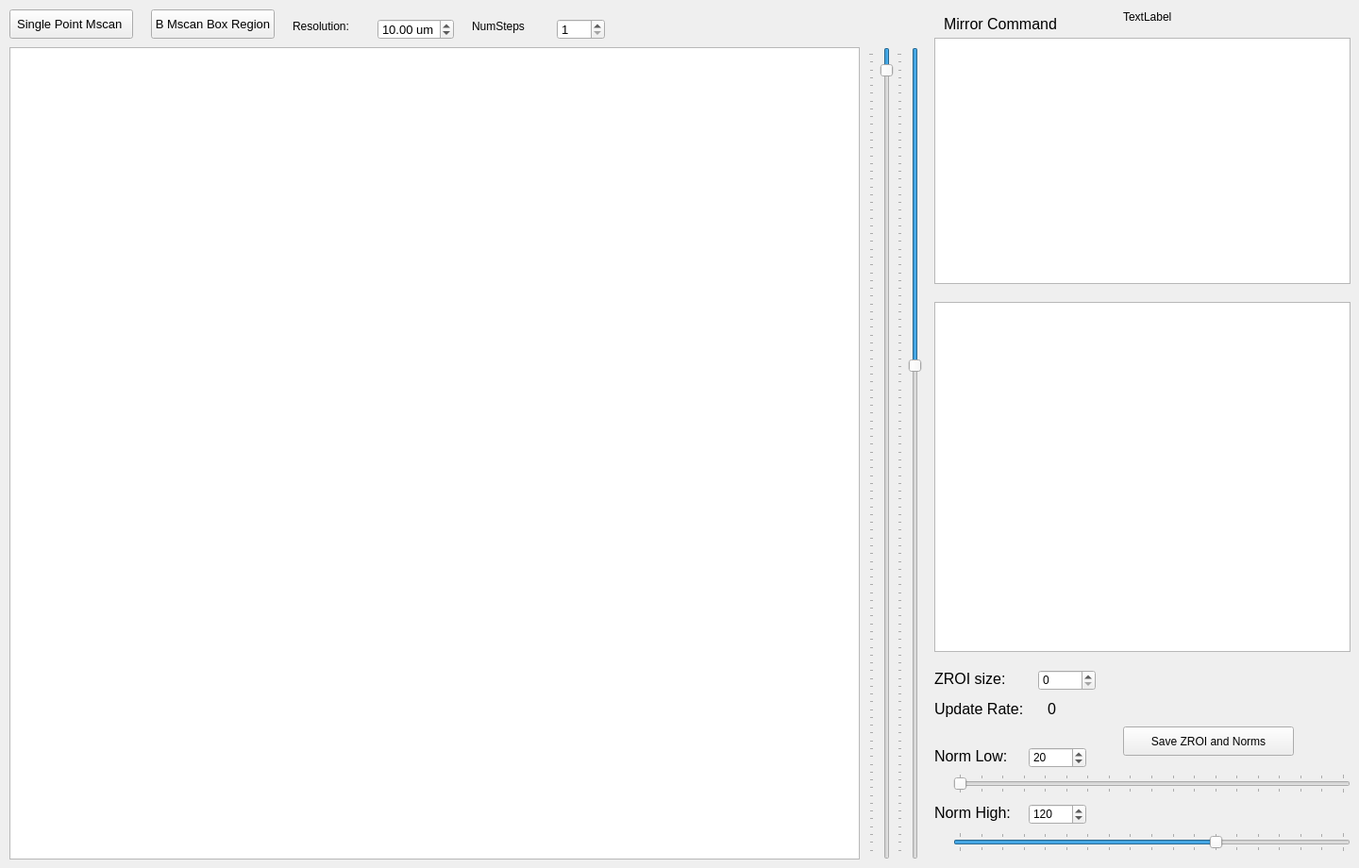
        <widget class="QWidget" name="bscan_tab">
         <attribute name="title">
          <string>Bscan</string>
         </attribute>
         <widget class="ImageView" name="imgView">
          <property name="geometry">
           <rect>
            <x>990</x>
            <y>320</y>
            <width>441</width>
            <height>371</height>
           </rect>
          </property>
         </widget>
         <widget class="QSlider" name="roiBeginSlider">
          <property name="geometry">
           <rect>
            <x>920</x>
            <y>50</y>
            <width>31</width>
            <height>861</height>
           </rect>
          </property>
          <property name="autoFillBackground">
           <bool>false</bool>
          </property>
          <property name="maximum">
           <number>1023</number>
          </property>
          <property name="value">
           <number>20</number>
          </property>
          <property name="orientation">
           <enum>Qt::Vertical</enum>
          </property>
          <property name="invertedAppearance">
           <bool>true</bool>
          </property>
          <property name="invertedControls">
           <bool>false</bool>
          </property>
          <property name="tickPosition">
           <enum>QSlider::TicksAbove</enum>
          </property>
          <property name="tickInterval">
           <number>10</number>
          </property>
         </widget>
         <widget class="QSlider" name="roiEndSlider">
          <property name="geometry">
           <rect>
            <x>950</x>
            <y>50</y>
            <width>31</width>
            <height>861</height>
           </rect>
          </property>
          <property name="autoFillBackground">
           <bool>false</bool>
          </property>
          <property name="maximum">
           <number>1023</number>
          </property>
          <property name="value">
           <number>399</number>
          </property>
          <property name="sliderPosition">
           <number>399</number>
          </property>
          <property name="orientation">
           <enum>Qt::Vertical</enum>
          </property>
          <property name="invertedAppearance">
           <bool>true</bool>
          </property>
          <property name="invertedControls">
           <bool>false</bool>
          </property>
          <property name="tickPosition">
           <enum>QSlider::TicksAbove</enum>
          </property>
          <property name="tickInterval">
           <number>10</number>
          </property>
         </widget>
         <widget class="QLabel" name="label_10">
          <property name="geometry">
           <rect>
            <x>1000</x>
            <y>10</y>
            <width>161</width>
            <height>31</height>
           </rect>
          </property>
          <property name="font">
           <font>
            <pointsize>12</pointsize>
           </font>
          </property>
          <property name="text">
           <string>Mirror Command</string>
          </property>
         </widget>
         <widget class="PlotWidget" name="plot_mirrorCmd">
          <property name="geometry">
           <rect>
            <x>990</x>
            <y>40</y>
            <width>441</width>
            <height>261</height>
           </rect>
          </property>
          <property name="backgroundBrush">
           <brush brushstyle="NoBrush">
            <color alpha="255">
             <red>255</red>
             <green>255</green>
             <blue>255</blue>
            </color>
           </brush>
          </property>
         </widget>
         <widget class="QLabel" name="updateRate_label">
          <property name="geometry">
           <rect>
            <x>1110</x>
            <y>742</y>
            <width>51</width>
            <height>19</height>
           </rect>
          </property>
          <property name="font">
           <font>
            <pointsize>12</pointsize>
           </font>
          </property>
          <property name="text">
           <string>0</string>
          </property>
         </widget>
         <widget class="QLabel" name="label_8">
          <property name="geometry">
           <rect>
            <x>990</x>
            <y>742</y>
            <width>107</width>
            <height>19</height>
           </rect>
          </property>
          <property name="font">
           <font>
            <pointsize>12</pointsize>
           </font>
          </property>
          <property name="text">
           <string>Update Rate:</string>
          </property>
         </widget>
         <widget class="QSlider" name="normLow_slider">
          <property name="geometry">
           <rect>
            <x>1010</x>
            <y>820</y>
            <width>421</width>
            <height>21</height>
           </rect>
          </property>
          <property name="minimum">
           <number>0</number>
          </property>
          <property name="maximum">
           <number>180</number>
          </property>
          <property name="singleStep">
           <number>10</number>
          </property>
          <property name="pageStep">
           <number>30</number>
          </property>
          <property name="orientation">
           <enum>Qt::Horizontal</enum>
          </property>
          <property name="tickPosition">
           <enum>QSlider::TicksBothSides</enum>
          </property>
          <property name="tickInterval">
           <number>10</number>
          </property>
         </widget>
         <widget class="QLabel" name="label_15">
          <property name="geometry">
           <rect>
            <x>990</x>
            <y>792</y>
            <width>107</width>
            <height>19</height>
           </rect>
          </property>
          <property name="font">
           <font>
            <pointsize>12</pointsize>
           </font>
          </property>
          <property name="text">
           <string>Norm Low:</string>
          </property>
         </widget>
         <widget class="QLabel" name="label_16">
          <property name="geometry">
           <rect>
            <x>990</x>
            <y>852</y>
            <width>107</width>
            <height>19</height>
           </rect>
          </property>
          <property name="font">
           <font>
            <pointsize>12</pointsize>
           </font>
          </property>
          <property name="text">
           <string>Norm High:</string>
          </property>
         </widget>
         <widget class="QSlider" name="normHigh_slider">
          <property name="geometry">
           <rect>
            <x>1010</x>
            <y>882</y>
            <width>421</width>
            <height>21</height>
           </rect>
          </property>
          <property name="minimum">
           <number>0</number>
          </property>
          <property name="maximum">
           <number>180</number>
          </property>
          <property name="singleStep">
           <number>10</number>
          </property>
          <property name="pageStep">
           <number>30</number>
          </property>
          <property name="value">
           <number>120</number>
          </property>
          <property name="orientation">
           <enum>Qt::Horizontal</enum>
          </property>
          <property name="tickPosition">
           <enum>QSlider::TicksBothSides</enum>
          </property>
          <property name="tickInterval">
           <number>10</number>
          </property>
         </widget>
         <widget class="QSpinBox" name="normLow_spinBox">
          <property name="geometry">
           <rect>
            <x>1090</x>
            <y>792</y>
            <width>61</width>
            <height>22</height>
           </rect>
          </property>
          <property name="maximum">
           <number>120</number>
          </property>
          <property name="value">
           <number>20</number>
          </property>
         </widget>
         <widget class="QSpinBox" name="normHigh_spinBox">
          <property name="geometry">
           <rect>
            <x>1090</x>
            <y>852</y>
            <width>61</width>
            <height>22</height>
           </rect>
          </property>
          <property name="keyboardTracking">
           <bool>false</bool>
          </property>
          <property name="maximum">
           <number>180</number>
          </property>
          <property name="value">
           <number>120</number>
          </property>
         </widget>
         <widget class="QPushButton" name="mscan_single_pt_button">
          <property name="geometry">
           <rect>
            <x>10</x>
            <y>10</y>
            <width>131</width>
            <height>31</height>
           </rect>
          </property>
          <property name="font">
           <font>
            <pointsize>10</pointsize>
           </font>
          </property>
          <property name="text">
           <string>Single Point Mscan </string>
          </property>
          <property name="checkable">
           <bool>true</bool>
          </property>
         </widget>
         <widget class="QPushButton" name="bmscan_box_region_button">
          <property name="geometry">
           <rect>
            <x>160</x>
            <y>10</y>
            <width>131</width>
            <height>31</height>
           </rect>
          </property>
          <property name="font">
           <font>
            <pointsize>10</pointsize>
           </font>
          </property>
          <property name="text">
           <string>B Mscan Box Region</string>
          </property>
          <property name="checkable">
           <bool>true</bool>
          </property>
         </widget>
         <widget class="ROIImageGraphicsView" name="bscan_img_gv">
          <property name="geometry">
           <rect>
            <x>10</x>
            <y>50</y>
            <width>901</width>
            <height>861</height>
           </rect>
          </property>
          <property name="sizePolicy">
           <sizepolicy hsizetype="Fixed" vsizetype="Fixed">
            <horstretch>0</horstretch>
            <verstretch>0</verstretch>
           </sizepolicy>
          </property>
         </widget>
         <widget class="QDoubleSpinBox" name="BMscan_resolution_dblSpinBox">
          <property name="geometry">
           <rect>
            <x>400</x>
            <y>20</y>
            <width>81</width>
            <height>22</height>
           </rect>
          </property>
          <property name="font">
           <font>
            <pointsize>10</pointsize>
           </font>
          </property>
          <property name="suffix">
           <string> um</string>
          </property>
          <property name="minimum">
           <double>0.010000000000000</double>
          </property>
          <property name="value">
           <double>10.000000000000000</double>
          </property>
         </widget>
         <widget class="QLabel" name="label_69">
          <property name="geometry">
           <rect>
            <x>310</x>
            <y>20</y>
            <width>81</width>
            <height>16</height>
           </rect>
          </property>
          <property name="text">
           <string>Resolution:</string>
          </property>
         </widget>
         <widget class="QSpinBox" name="BMscan_numSteps_spinBox">
          <property name="geometry">
           <rect>
            <x>590</x>
            <y>20</y>
            <width>51</width>
            <height>22</height>
           </rect>
          </property>
          <property name="font">
           <font>
            <pointsize>10</pointsize>
           </font>
          </property>
          <property name="minimum">
           <number>1</number>
          </property>
          <property name="maximum">
           <number>500</number>
          </property>
         </widget>
         <widget class="QLabel" name="label_70">
          <property name="geometry">
           <rect>
            <x>500</x>
            <y>20</y>
            <width>81</width>
            <height>16</height>
           </rect>
          </property>
          <property name="text">
           <string>NumSteps</string>
          </property>
         </widget>
         <widget class="QPushButton" name="saveZROIandNorms_pushButton">
          <property name="geometry">
           <rect>
            <x>1190</x>
            <y>770</y>
            <width>181</width>
            <height>31</height>
           </rect>
          </property>
          <property name="text">
           <string>Save ZROI and Norms</string>
          </property>
          <property name="checkable">
           <bool>false</bool>
          </property>
          <property name="checked">
           <bool>false</bool>
          </property>
         </widget>
         <widget class="QLabel" name="label_98">
          <property name="geometry">
           <rect>
            <x>990</x>
            <y>710</y>
            <width>81</width>
            <height>19</height>
           </rect>
          </property>
          <property name="font">
           <font>
            <pointsize>12</pointsize>
           </font>
          </property>
          <property name="text">
           <string>ZROI size:</string>
          </property>
         </widget>
         <widget class="QSpinBox" name="ZROI_size_spinBox">
          <property name="geometry">
           <rect>
            <x>1100</x>
            <y>710</y>
            <width>61</width>
            <height>22</height>
           </rect>
          </property>
          <property name="maximum">
           <number>1024</number>
          </property>
          <property name="value">
           <number>0</number>
          </property>
         </widget>
         <widget class="QLabel" name="mirror_label">
          <property name="geometry">
           <rect>
            <x>1190</x>
            <y>10</y>
            <width>231</width>
            <height>16</height>
           </rect>
          </property>
          <property name="text">
           <string>TextLabel</string>
          </property>
         </widget>
        </widget>
